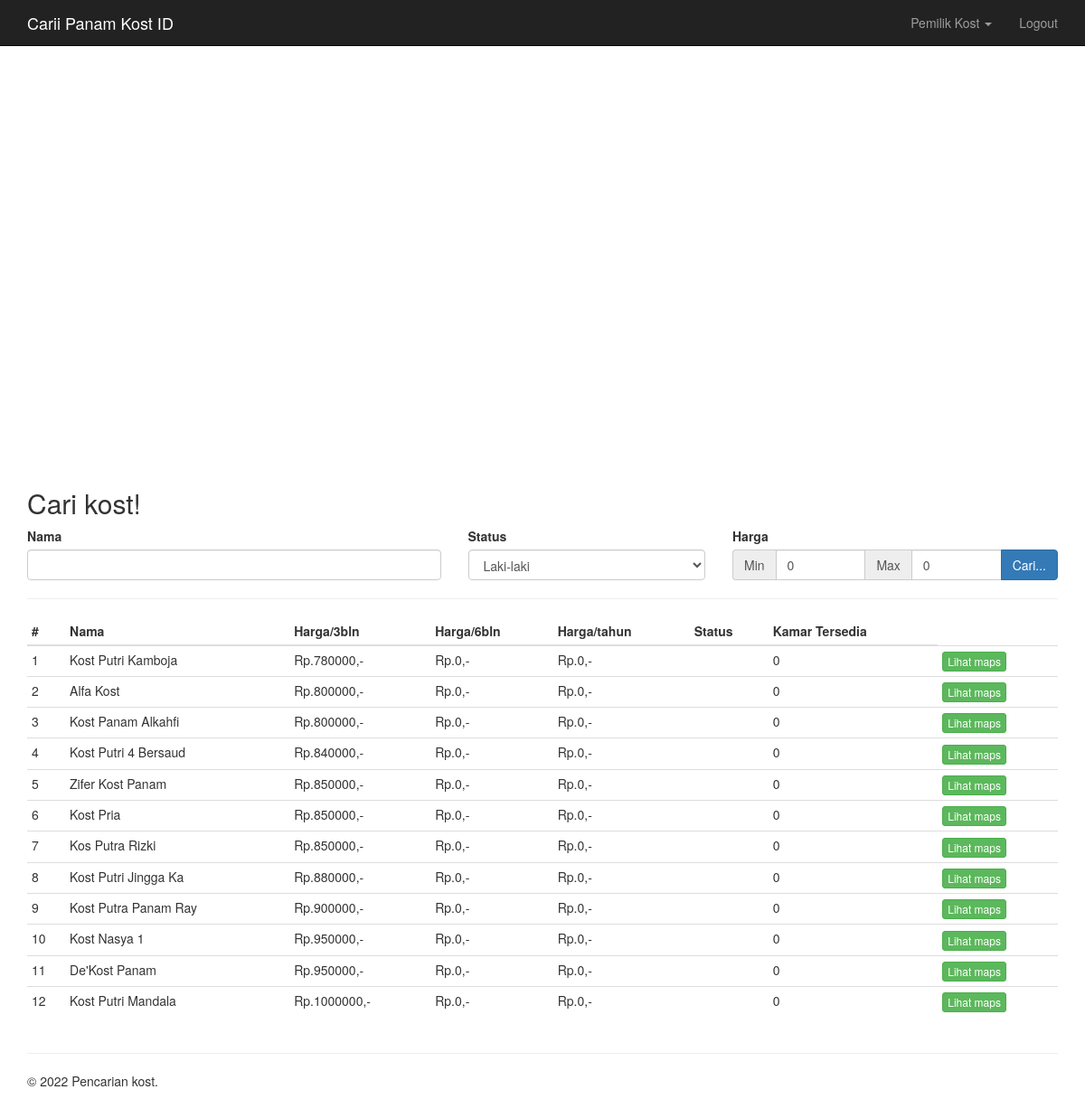
Screenshot of /index.php (signed in) with the database file from the repository.
### tables this page shows
CREATE TABLE `kost` (
  `id_kost` int(11) NOT NULL,
  `id_pemilik` int(11) NOT NULL,
  `nama` varchar(20) NOT NULL,
  `alamat` varchar(50) NOT NULL,
  `latitude` float NOT NULL,
  `longitude` float NOT NULL,
  `tersedia` int(2) NOT NULL,
  `status` enum('Laki-laki','Perempuan') DEFAULT NULL,
  `fasilitas` text NOT NULL,
  `harga_3bulan` int(9) NOT NULL,
  `harga_6bulan` int(9) NOT NULL,
  `harga_pertahun` int(9) NOT NULL,
  `pengunjung` int(11) DEFAULT NULL
);

### page/home.php (the view, shortened to what this page needs)
<div id="map" style="width:100%; height:500px"></div>
<div class="container">
	<h2>Cari kost!</h2>
	<div class="row">
		<form action="<?=$_SERVER["REQUEST_URI"]?>">
				<div class="col-md-5">
					<label for="nama" class="control-label">Nama</label>
					<input type="text" name="nama" id="nama" class="form-control">
				</div>
				<div class="col-md-3">
					<label for="status" class="control-label">Status</label>
					<select class="form-control" name="status" id="status">
						<option value="Laki-laki">Laki-laki</option>
					</select>
				</div>
				<div class="col-md-4">
					<label for="">Harga</label>
					<div class="input-group">
						<span class="input-group-addon" style="border-right: 0;">Min</span>
						<input type="number" name="min" id="min" class="form-control" value="0">
						<span class="input-group-addon" style="border-left: 0; border-right: 0;">Max</span>
						<input type="number" name="max" id="max" class="form-control" value="0">
						<span class="input-group-btn">
							<button type="submit" class="btn btn-primary" id="submit">Cari...</button>
						</span>
					</div>
				</div>
		</form>
	</div>
	<hr>
	<div class="row">
		<div class="col-md-12">
			<table class="table table-hover table-condensed table-responsive">
				<thead>
					<tr>
						<th>#</th>
						<th>Nama</th>
						<th>Harga/3bln</th>
						<th>Harga/6bln</th>
						<th>Harga/tahun</th>
						<th>Status</th>
						<th>Kamar Tersedia</th>
					</tr>
				</thead>
				<tbody>
					<?php
					if (isset($_GET["searched"])) {
						if ($_GET["searched"] == "click") {
							$query = $connection->query("SELECT * FROM kost a WHERE id_kost=$_GET[key]");
						} else {
							$query = $connection->query("SELECT * FROM kost a WHERE nama LIKE '%$_GET[nama]%' AND status='$_GET[status]' AND (a.`harga_pertahun` BETWEEN $_GET[min] AND $_GET[max])");
						}
					} else {
						$query = $connection->query("SELECT * FROM kost ORDER BY harga_3bulan, harga_6bulan, harga_pertahun");
					}
					$no = 1;
					?>
					<?php while ($row = $query->fetch_assoc()): ?>
						<tr>
							<td><?=$no++?></td>
							<td><?=$row["nama"]?></td>
							<td>Rp.<?=$row["harga_3bulan"]?>,-</td>
							<td>Rp.<?=$row["harga_6bulan"]?>,-</td>
							<td>Rp.<?=$row["harga_pertahun"]?>,-</td>
							<td><span class="label label-<?=($row["status"] == "Perempuan") ? "info" : "primary"?>"><?=$row["status"]?></span></td>
							<td><?=$row["tersedia"]?></td>
							<td><a href="?searched=click&key=<?=$row["id_kost"]?>" class="btn btn-success btn-xs">Lihat maps</a></td>
						</tr>
					<?php endwhile; ?>
				</tbody>
			</table>
		</div>
	</div>
</div>

### rows the page displays
kost: nama "Kost Putri Kamboja", harga_3bulan "780000", harga_6bulan "0", harga_pertahun "0", tersedia "0"
kost: nama "Alfa Kost", harga_3bulan "800000", harga_6bulan "0", harga_pertahun "0", tersedia "0"
kost: nama "Kost Panam Alkahfi", harga_3bulan "800000", harga_6bulan "0", harga_pertahun "0", tersedia "0"
kost: nama "Kost Putri 4 Bersaud", harga_3bulan "840000", harga_6bulan "0", harga_pertahun "0", tersedia "0"
kost: nama "Zifer Kost Panam", harga_3bulan "850000", harga_6bulan "0", harga_pertahun "0", tersedia "0"
kost: nama "Kost Pria", harga_3bulan "850000", harga_6bulan "0", harga_pertahun "0", tersedia "0"
kost: nama "Kos Putra Rizki", harga_3bulan "850000", harga_6bulan "0", harga_pertahun "0", tersedia "0"
kost: nama "Kost Putri Jingga Ka", harga_3bulan "880000", harga_6bulan "0", harga_pertahun "0", tersedia "0"
kost: nama "Kost Putra Panam Ray", harga_3bulan "900000", harga_6bulan "0", harga_pertahun "0", tersedia "0"
kost: nama "Kost Nasya 1", harga_3bulan "950000", harga_6bulan "0", harga_pertahun "0", tersedia "0"
kost: nama "De'Kost Panam", harga_3bulan "950000", harga_6bulan "0", harga_pertahun "0", tersedia "0"
kost: nama "Kost Putri Mandala", harga_3bulan "1000000", harga_6bulan "0", harga_pertahun "0", tersedia "0"

### other values shown
$_SESSION["nama"] "Pemilik Kost"
